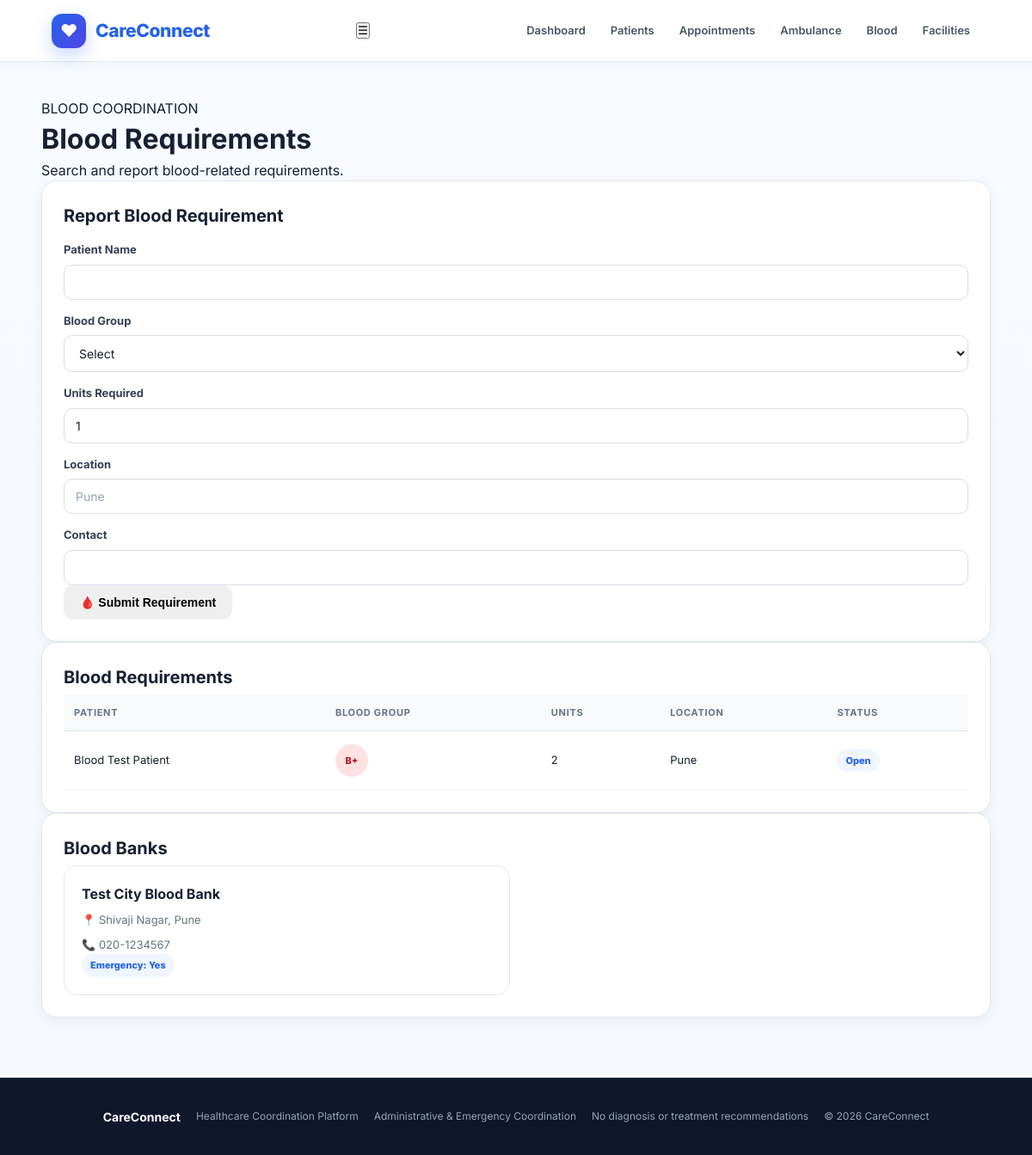
Page /blood on the committed database.
### tables this page shows
CREATE TABLE blood_requests (
            id INTEGER PRIMARY KEY AUTOINCREMENT,
            patient_name TEXT NOT NULL,
            blood_group TEXT NOT NULL,
            units INTEGER DEFAULT 1,
            location TEXT NOT NULL,
            contact TEXT NOT NULL,
            status TEXT DEFAULT 'Open',
            created_at TEXT DEFAULT CURRENT_TIMESTAMP
        );

CREATE TABLE facilities (
            id INTEGER PRIMARY KEY AUTOINCREMENT,
            name TEXT NOT NULL,
            type TEXT NOT NULL,
            location TEXT NOT NULL,
            phone TEXT,
            emergency_available TEXT DEFAULT 'Yes'
        );

### app.py (the view)
@app.route("/blood")
def blood():
    conn = get_db()
    requests_data = conn.execute("""
        SELECT *
        FROM blood_requests
        ORDER BY id DESC
    """).fetchall()
    facilities = conn.execute("""
        SELECT *
        FROM facilities
        WHERE type = 'Blood Bank'
        ORDER BY name
    """).fetchall()
    conn.close()
    return render_template(
        "blood.html",
        requests=requests_data,
        facilities=facilities
    )

### database.py (called while the page is built)
def get_db():
    conn = sqlite3.connect(DATABASE, check_same_thread=False)
    conn.row_factory = sqlite3.Row
    return conn

### templates/blood.html (shortened to what this page needs)
{% extends "base.html" %}
{% block content %}
<div class="page-header">
    <div>
        <span class="badge blood-page-badge">
            BLOOD COORDINATION
        </span>
        <h1>Blood Requirements</h1>
        <p>
            Search and report blood-related requirements.
        </p>
    </div>
</div>
<div class="two-column">
<div class="panel">
    <h2>Report Blood Requirement</h2>
    <form action="/blood/add" method="POST">
        <label>Patient Name</label>
        <input
            type="text"
            name="patient_name"
            required
        >
        <label>Blood Group</label>
        <select name="blood_group" required>
            <option value="">Select</option>
        </select>
        <label>Units Required</label>
        <input
            type="number"
            name="units"
            min="1"
            value="1"
            required
        >
        <label>Location</label>
        <input
            type="text"
            name="location"
            placeholder="Pune"
            required
        >
        <label>Contact</label>
        <input
            type="tel"
            name="contact"
            required
        >
        <button class="btn blood-btn" type="submit">
            🩸 Submit Requirement
        </button>
    </form>
</div>
<div class="panel">
    <h2>Blood Requirements</h2>
    <div class="table-container">
        <table>
            <thead>
                <tr>
                    <th>Patient</th>
                    <th>Blood Group</th>
                    <th>Units</th>
                    <th>Location</th>
                    <th>Status</th>
                </tr>
            </thead>
            <tbody>
                {% for item in requests %}
                <tr>
                    <td>
                        {{ item["patient_name"] }}
                    </td>
                    <td>
                        <span class="blood-badge">
                            {{ item["blood_group"] }}
                        </span>
                    </td>
                    <td>
                        {{ item["units"] }}
                    </td>
                    <td>
                        {{ item["location"] }}
                    </td>
                    <td>
                        <span class="status open">
                            {{ item["status"] }}
                        </span>
                    </td>
                </tr>
                {% else %}
                <tr>
                    <td colspan="5" class="empty">
                        No blood requirements.
                    </td>
                </tr>
                {% endfor %}
            </tbody>
        </table>
    </div>
</div>
</div>
<section class="panel">
    <h2>Blood Banks</h2>
    <div class="facility-grid">
        {% for facility in facilities %}
        <div class="facility-card">
            <h3>
                {{ facility["name"] }}
            </h3>
            <p>
                📍 {{ facility["location"] }}
            </p>
            <p>
                📞 {{ facility["phone"] }}
            </p>
            <span class="status open">
                Emergency:
                {{ facility["emergency_available"] }}
            </span>
        </div>
        {% else %}
        <p>
            No blood banks added yet.
        </p>
        {% endfor %}
    </div>
</section>
{% endblock %}

### static/css/style.css (style rules this page uses)
* { margin: 0; padding: 0; box-sizing: border-box; }
:root { --primary: #2563eb; --primary-dark: #1d4ed8; --primary-light: #eff6ff; --success: #16a34a; --success-light: #ecfdf5; --danger: #dc2626; --danger-light: #fef2f2; --warning: #f59e0b; --warning-light: #fffbeb; --text: #172033; --muted: #64748b; --border: #e2e8f0; --bg: #f5f8fc; --white: #ffffff; --shadow-sm: 0 4px 15px rgba(15, 23, 42, 0.05); --shadow: 0 12px 35px rgba(15, 23, 42, 0.08); }
body { font-family: Inter, -apple-system, BlinkMacSystemFont, "Segoe UI", Arial, sans-serif; background: linear-gradient( 180deg, #f8fbff 0%, #f4f7fb 100% ); color: var(--text); min-height: 100vh; line-height: 1.5; }
.btn { display: inline-flex; align-items: center; justify-content: center; gap: 8px; border: none; border-radius: 11px; padding: 12px 19px; font-size: 14px; font-weight: 700; cursor: pointer; transition: transform 0.2s, box-shadow 0.2s, background 0.2s; }
.panel { background: white; border: 1px solid var(--border); border-radius: 18px; padding: 25px; box-shadow: var(--shadow-sm); }
.panel h2 { font-size: 20px; margin-bottom: 5px; }
label { display: block; color: #334155; font-size: 13px; font-weight: 700; margin: 15px 0 7px; }
input, select, textarea { width: 100%; border: 1px solid #d7dee8; border-radius: 10px; background: #fff; padding: 11px 13px; font-family: inherit; font-size: 14px; color: var(--text); outline: none; transition: border 0.2s, box-shadow 0.2s; }
input::placeholder, textarea::placeholder { color: #94a3b8; }
table { width: 100%; border-collapse: collapse; min-width: 700px; }
thead th { background: #f8fafc; color: #64748b; text-align: left; padding: 13px 12px; font-size: 11px; text-transform: uppercase; letter-spacing: 0.7px; border-bottom: 1px solid var(--border); }
tbody td { padding: 15px 12px; font-size: 13px; border-bottom: 1px solid #eef2f7; vertical-align: middle; }
tbody tr { transition: background 0.2s; }
.status { display: inline-flex; align-items: center; padding: 5px 10px; border-radius: 30px; background: #eff6ff; color: #2563eb; font-size: 11px; font-weight: 800; }
.blood-badge { width: 38px; height: 38px; display: inline-flex; align-items: center; justify-content: center; border-radius: 50%; background: #fee2e2; color: #b91c1c; font-size: 11px; font-weight: 800; }
.facility-grid { display: grid; grid-template-columns: repeat(2, 1fr); gap: 15px; }
.facility-card { padding: 20px; border: 1px solid var(--border); border-radius: 15px; background: #fff; transition: 0.2s; }
.facility-card h3 { font-size: 16px; margin-bottom: 8px; }
.facility-card p { color: var(--muted); font-size: 13px; margin-top: 9px; }

### rows in the picture
blood_requests: patient_name "Blood Test Patient", blood_group "B+", units "2", location "Pune", status "Open"
facilities: name "Test City Blood Bank", location "Shivaji Nagar, Pune", phone "020-1234567", emergency_available "Yes"
